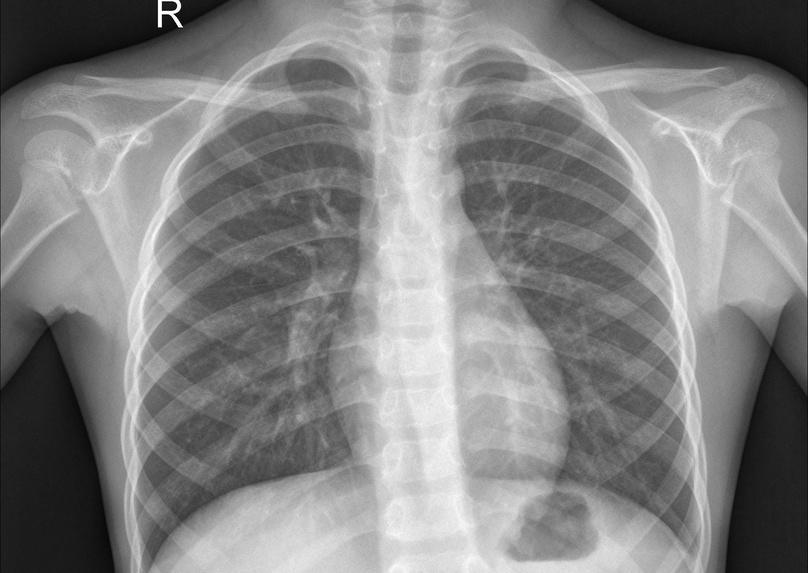
#> input picture COMP5000/Week-6/img/IM-0001-0001.jpeg, 808 x 573 px, shrunk from 1857 x 1317 before the run
$ python Q2.py
#> lines starting #> are read from the running program, lines starting #| are printed output that depends on the picture
# Q2: Displaying Images

# Import and Setup
import matplotlib.pyplot as plt
import matplotlib.image as mpimg

images = ['img/IM-0001-0001.jpeg',
          'img/IM-0003-0001.jpeg',
          'img/IM-0005-0001.jpeg',
          'img/IM-0006-0001.jpeg']

"""
|
|   Modify the prodived script so that it displays four images
|
"""
fig = plt.figure(figsize=(2, 2))
for i, img in enumerate(images):
    fig.add_subplot(2, 2, i + 1)
    plt.imshow(mpimg.imread(img))

plt.show()
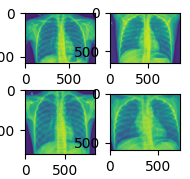
#> figure drawn by matplotlib, 4 panels
